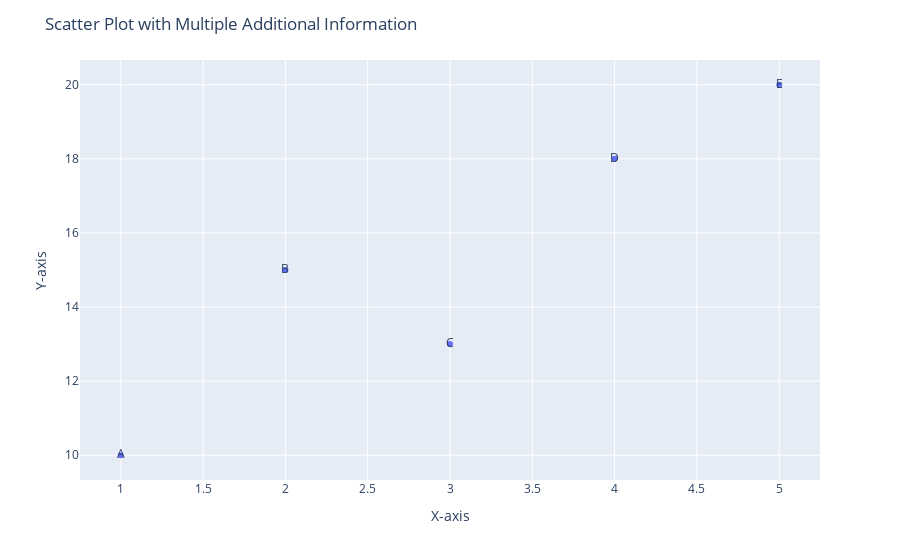

Notebook code cell kept with this figure:
### Code cell
import plotly.express as px
import pandas as pd

# Sample data
data = {
    'X': [1, 2, 3, 4, 5],
    'Y': [10, 15, 13, 18, 20],
    'Labels': ['A', 'B', 'C', 'D', 'E'],
    'Info_1': ['Info A', 'Info B', 'Info C', 'Info D', 'Info E'],
    'Info_2': ['Category 1', 'Category 2', 'Category 1', 'Category 3', 'Category 2']
}

df = pd.DataFrame(data)

# Creating a scatter plot using Plotly Express
fig = px.scatter(df, x='X', y='Y', text='Labels', hover_data=['Info_1', 'Info_2'])

# Update layout or other configurations if needed
fig.update_layout(
    title='Scatter Plot with Multiple Additional Information',
    xaxis_title='X-axis',
    yaxis_title='Y-axis',
)

# Show the plot
fig.show()

### Figure 1 — Plotly figure (JSON) as saved in the notebook; plotly's stock layout.template omitted (floating-point values rounded to 4 significant figures)
{"data": [{"customdata": [["Info A", "Category 1"], ["Info B", "Category 2"], ["Info C", "Category 1"], ["Info D", "Category 3"], ["Info E", "Category 2"]], "hovertemplate": "X=%{x}<br>Y=%{y}<br>Labels=%{text}<br>Info_1=%{customdata[0]}<br>Info_2=%{customdata[1]}<extra></extra>", "legendgroup": "", "marker": {"color": "#636efa", "symbol": "circle"}, "mode": "markers+text", "name": "", "orientation": "v", "showlegend": false, "text": ["A", "B", "C", "D", "E"], "type": "scatter", "x": [1, 2, 3, 4, 5], "xaxis": "x", "y": [10, 15, 13, 18, 20], "yaxis": "y"}], "layout": {"legend": {"tracegroupgap": 0}, "margin": {"t": 60}, "title": {"text": "Scatter Plot with Multiple Additional Information"}, "xaxis": {"anchor": "y", "domain": [0, 1], "title": {"text": "X-axis"}}, "yaxis": {"anchor": "x", "domain": [0, 1], "title": {"text": "Y-axis"}}}}
